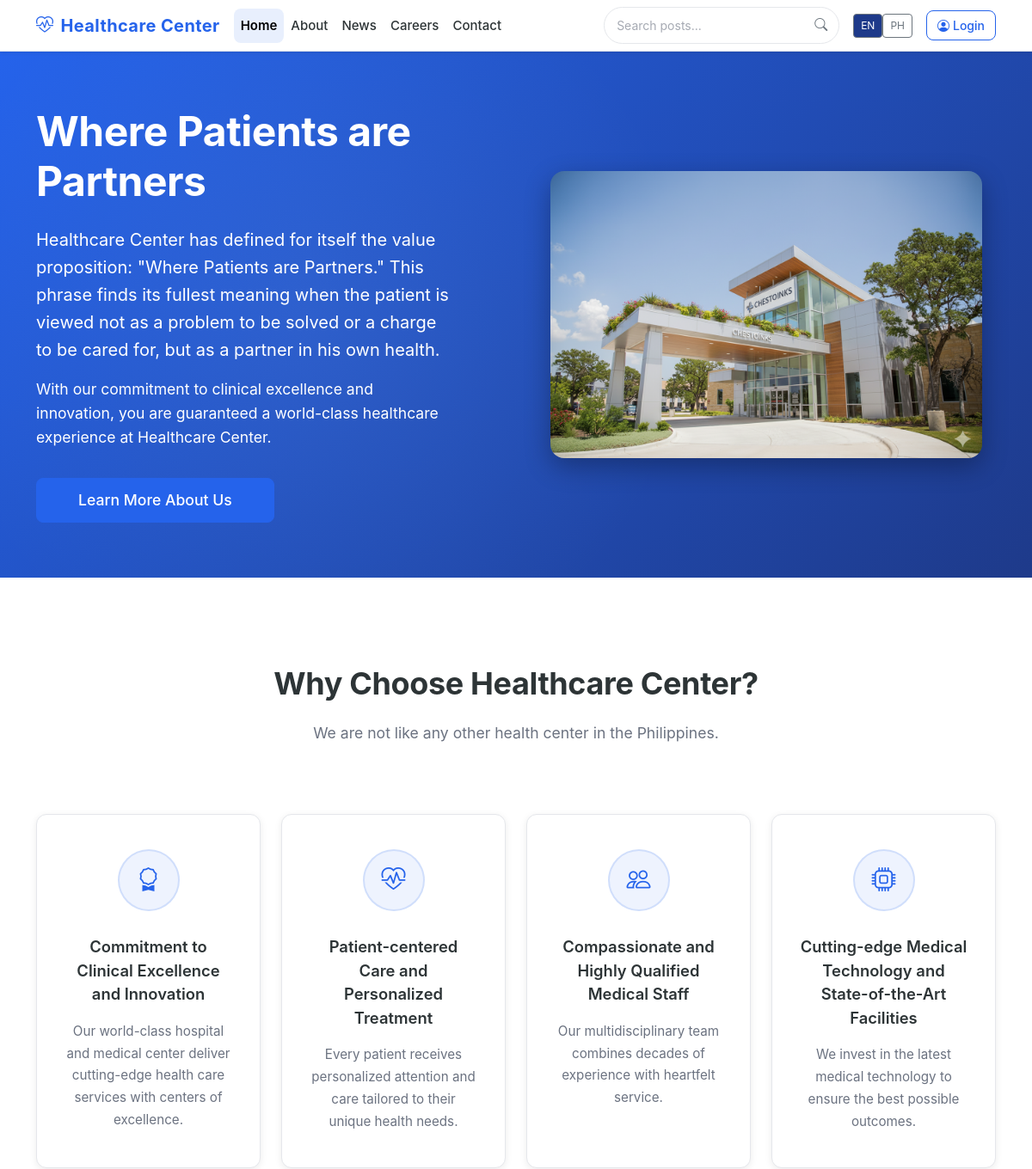
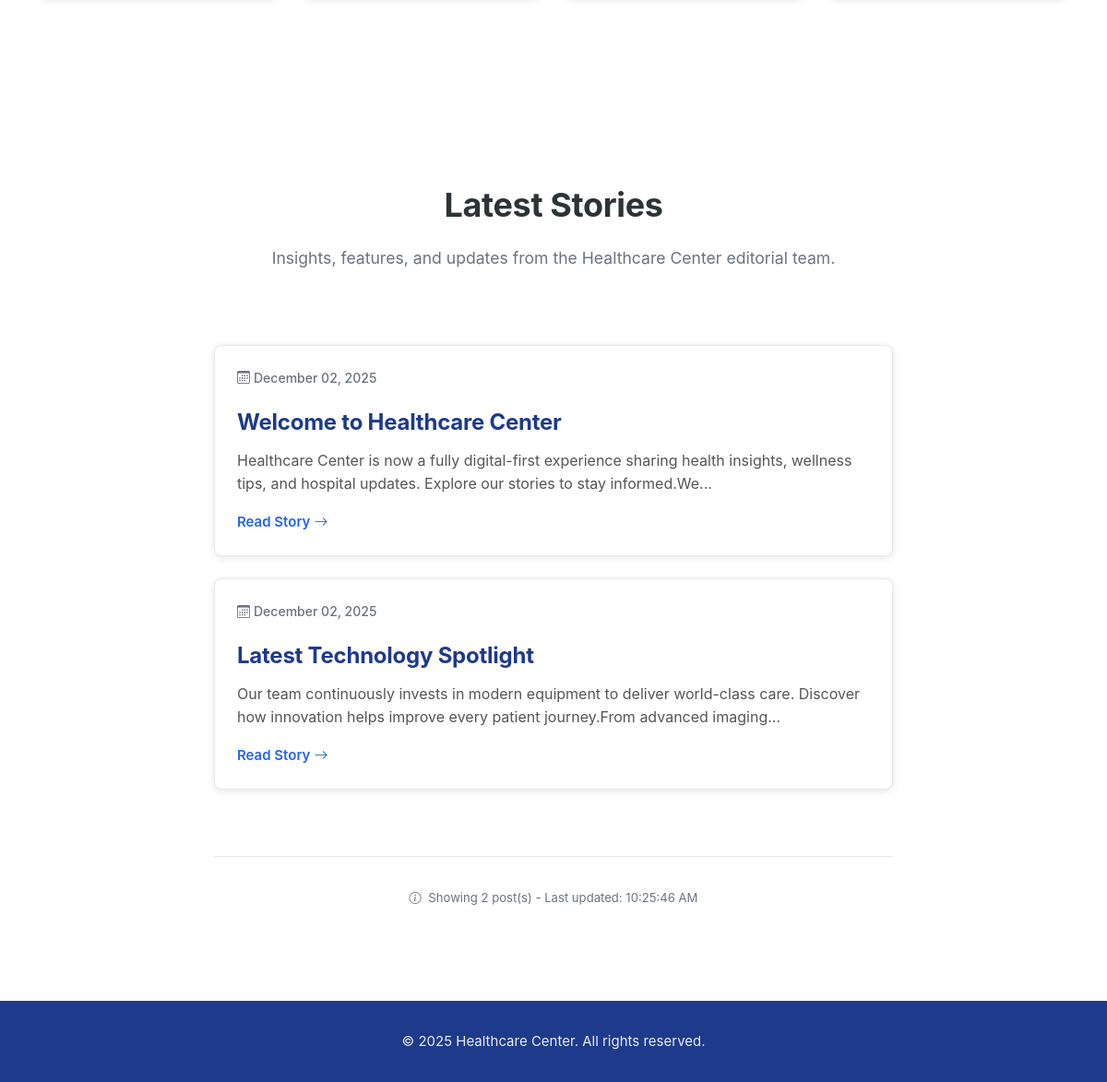
The page / on the database its author committed (2 pictures, top to bottom).
### tables this page shows
CREATE TABLE posts (
  id VARCHAR(36) PRIMARY KEY,
  author_id VARCHAR(36) DEFAULT NULL,
  category_id VARCHAR(36) DEFAULT NULL,
  title VARCHAR(255) NOT NULL,
  title_ph VARCHAR(255) DEFAULT NULL,
  slug VARCHAR(255) NOT NULL UNIQUE,
  content LONGTEXT NOT NULL,
  content_ph LONGTEXT DEFAULT NULL,
  status ENUM('draft', 'scheduled', 'published') NOT NULL DEFAULT 'draft',
  scheduled_at DATETIME DEFAULT NULL,
  published_at DATETIME DEFAULT NULL,
  archived_at DATETIME DEFAULT NULL,
  view_count INT UNSIGNED DEFAULT 0,
  created_at TIMESTAMP DEFAULT CURRENT_TIMESTAMP,
  updated_at TIMESTAMP DEFAULT CURRENT_TIMESTAMP ON UPDATE CURRENT_TIMESTAMP,
  INDEX idx_slug (slug),
  INDEX idx_status (status),
  INDEX idx_author_id (author_id),
  INDEX idx_category_id (category_id),
  INDEX idx_published_at (published_at),
  INDEX idx_archived_at (archived_at),
  FULLTEXT idx_search (title, content),
  FOREIGN KEY (author_id) REFERENCES users(id) ON DELETE SET NULL,
  FOREIGN KEY (category_id) REFERENCES categories(id) ON DELETE SET NULL
);

### includes/helpers.php (called while the page is built, shortened)
<?php
function e(?string $value): string
{
    return htmlspecialchars($value ?? '', ENT_QUOTES | ENT_SUBSTITUTE, 'UTF-8');
}
function app_base_uri(): string
{
    static $base;
    if ($base !== null) {
        return $base;
    }
    $docRoot = $_SERVER['DOCUMENT_ROOT'] ?? '';
    $appRoot = realpath(__DIR__ . '/..');
    $docRoot = str_replace('\\', '/', realpath($docRoot) ?: $docRoot);
    $appRoot = str_replace('\\', '/', $appRoot);
    if (str_starts_with($appRoot, $docRoot)) {
        $relative = trim(substr($appRoot, strlen($docRoot)), '/');
        $base = $relative ? '/' . $relative : '';
    } else {
        $base = '';
    }
    return $base;
}
function url(string $path): string
{
    $base = app_base_uri();
    return $base ? rtrim($base, '/') . $path : $path;
}
function excerpt(string $html, int $length = 160): string
{
    $plain = trim(strip_tags($html));
    return rtrim(mb_substr($plain, 0, $length)) . '...';
}

### public/index.php (the view, shortened to what this page needs)
<?php
$db = get_db();
try {
    $postsStmt = $db->prepare(
        'SELECT id, title, slug, content, published_at, updated_at, archived_at, created_at
         FROM posts
         WHERE status = "published"
           AND archived_at IS NULL
         ORDER BY GREATEST(COALESCE(published_at, created_at), created_at) DESC, created_at DESC
         LIMIT 6'
    );
    $postsStmt->execute();
    $latestPosts = $postsStmt->fetchAll();
} catch (Throwable $th) {
    error_log('Error loading posts: ' . $th->getMessage());
    $latestPosts = [];
}
include __DIR__ . '/includes/header.php';
?>
<section class="hero-section">
    <div class="container">
        <div class="row align-items-center g-5">
            <div class="col-lg-6">
                <h1 class="hero-title">Where Patients are Partners</h1>
                <p class="hero-lead">
                    Healthcare Center has defined for itself the value proposition: "Where Patients are Partners."
                    This phrase finds its fullest meaning when the patient is viewed not as a problem to be solved
                    or a charge to be cared for, but as a partner in his own health.
                </p>
                <p class="hero-text">
                    With our commitment to clinical excellence and innovation, you are guaranteed a world-class
                    healthcare experience at Healthcare Center.
                </p>
                <div class="hero-cta">
                    <a href="<?= url('/public/about.php'); ?>" class="btn btn-primary btn-lg px-5">Learn More About Us</a>
                </div>
            </div>
            <div class="col-lg-6">
                <div class="hero-image-wrapper">
                    <img src="<?= url('/public/chestoink.png'); ?>" class="hero-image" alt="Healthcare Center">
                </div>
            </div>
        </div>
    </div>
</section>
<section class="section-features">
    <div class="container">
        <div class="section-header">
            <h2 class="section-title">Why Choose Healthcare Center?</h2>
            <p class="section-subtitle">We are not like any other health center in the Philippines.</p>
        </div>
        <div class="row g-4">
            <div class="col-md-6 col-lg-3">
                <div class="feature-card">
                    <div class="feature-icon">
                        <i class="bi bi-award" aria-hidden="true"></i>
                    </div>
                    <h3 class="feature-title">Commitment to Clinical Excellence and Innovation</h3>
                    <p class="feature-text">Our world-class hospital and medical center deliver cutting-edge health care services with centers of excellence.</p>
                </div>
            </div>
            <div class="col-md-6 col-lg-3">
                <div class="feature-card">
                    <div class="feature-icon">
                        <i class="bi bi-heart-pulse" aria-hidden="true"></i>
                    </div>
                    <h3 class="feature-title">Patient-centered Care and Personalized Treatment</h3>
                    <p class="feature-text">Every patient receives personalized attention and care tailored to their unique health needs.</p>
                </div>
            </div>
            <div class="col-md-6 col-lg-3">
                <div class="feature-card">
                    <div class="feature-icon">
                        <i class="bi bi-people" aria-hidden="true"></i>
                    </div>
                    <h3 class="feature-title">Compassionate and Highly Qualified Medical Staff</h3>
                    <p class="feature-text">Our multidisciplinary team combines decades of experience with heartfelt service.</p>
                </div>
            </div>
            <div class="col-md-6 col-lg-3">
                <div class="feature-card">
                    <div class="feature-icon">
                        <i class="bi bi-cpu" aria-hidden="true"></i>
                    </div>
                    <h3 class="feature-title">Cutting-edge Medical Technology and State-of-the-Art Facilities</h3>
                    <p class="feature-text">We invest in the latest medical technology to ensure the best possible outcomes.</p>
                </div>
            </div>
        </div>
    </div>
</section>
<section class="section-stories">
    <div class="container">
        <div class="section-header">
            <h2 class="section-title">Latest Stories</h2>
            <p class="section-subtitle">Insights, features, and updates from the Healthcare Center editorial team.</p>
        </div>
        <div class="row">
            <div class="col-lg-10 col-xl-8 mx-auto">
                <div id="postsContainer">
                    <?php if (empty($latestPosts)): ?>
                        <div class="alert alert-info text-center">
                            <p class="mb-0">No posts at this time. Check back soon for updates!</p>
                        </div>
                    <?php else: ?>
                        <div class="posts-list" id="postsList">
                            <?php foreach ($latestPosts as $post): ?>
                                <article class="post-card" data-post-id="<?= e($post['id']); ?>">
                                    <div class="post-meta">
                                        <i class="bi bi-calendar3 me-1"></i>
                                        <time datetime="<?= e($post['published_at'] ?? $post['updated_at']); ?>">
                                            <?= e(date('F d, Y', strtotime($post['published_at'] ?? $post['updated_at']))); ?>
                                        </time>
                                    </div>
                                    <h3 class="post-title"><?= e($post['title']); ?></h3>
                                    <p class="post-excerpt"><?= e(excerpt($post['content'])); ?></p>
                                    <a href="<?= url('/public/blog.php?post=' . rawurlencode($post['slug'])); ?>" class="post-link">
                                        Read Story <i class="bi bi-arrow-right ms-1"></i>
                                    </a>
                                </article>
                            <?php endforeach; ?>
                        </div>
                        <div class="posts-footer">
                            <small class="text-muted">
                                <i class="bi bi-info-circle me-1"></i>
                                Showing <span id="postCount"><?= count($latestPosts); ?></span> post(s) -
                                Last updated: <span id="lastPostUpdate"><?= date('h:i:s A'); ?></span>
                            </small>
                        </div>
                    <?php endif; ?>
                </div>
            </div>
        </div>
    </div>
</section>
<?php include __DIR__ . '/includes/footer.php'; ?>

### public/includes/header.php (style rules this page uses)
:root { --bs-primary: #2563EB; --bs-primary-rgb: 37, 99, 235; --hc-navy: #1E3A8A; --hc-sky: #93C5FD; }
.btn-primary { --bs-btn-bg: #2563EB; --bs-btn-border-color: #2563EB; --bs-btn-hover-bg: #1E3A8A; --bs-btn-hover-border-color: #1E3A8A; }
.hero-section { background: linear-gradient(135deg, #2563EB 0%, #1E3A8A 100%); color: white; padding: 4rem 0; min-height: 60vh; display: flex; align-items: center; }
.hero-title { font-size: 3rem; font-weight: 700; margin-bottom: 1.5rem; color: white; line-height: 1.2; }
.hero-lead { font-size: 1.25rem; margin-bottom: 1rem; color: rgba(255, 255, 255, 0.95); line-height: 1.6; }
.hero-text { font-size: 1.1rem; margin-bottom: 2rem; color: rgba(255, 255, 255, 0.9); line-height: 1.6; }
.hero-image-wrapper { text-align: center; }
.hero-image { max-width: 100%; height: auto; border-radius: 1rem; box-shadow: 0 10px 30px rgba(0, 0, 0, 0.3); }
.hero-cta .btn { font-size: 1.1rem; padding: 0.75rem 2rem; border-radius: 0.5rem; }
.post-card { background: white; border-radius: 0.5rem; padding: 1.5rem; margin-bottom: 1.5rem; box-shadow: 0 2px 8px rgba(0, 0, 0, 0.1); transition: transform 0.2s, box-shadow 0.2s; }
.post-title { font-size: 1.5rem; font-weight: 700; margin-bottom: 0.75rem; color: #1E3A8A; }
.post-excerpt { color: #555; line-height: 1.6; margin-bottom: 1rem; }
.post-link { color: #2563EB; text-decoration: none; font-weight: 600; display: inline-flex; align-items: center; }

### rows shown on the page
posts: published_at "December 02, 2025", title "Welcome to Healthcare Center", content "Healthcare Center is now a fully digital-first experience sharing health insights, wellness tips, and hospital updates. Explore our stories to stay informed.We..."
posts: published_at "December 02, 2025", title "Latest Technology Spotlight", content "Our team continuously invests in modern equipment to deliver world-class care. Discover how innovation helps improve every patient journey.From advanced imaging..."

### other values the page prints
__('site_name') "Healthcare Center"
__('home') "Home"
__('about') "About"
__('blog') "News"
__('careers') "Careers"
__('contact') "Contact"
__('login') "Login"
count($latestPosts) "2"
__('all_rights_reserved') "All rights reserved"
